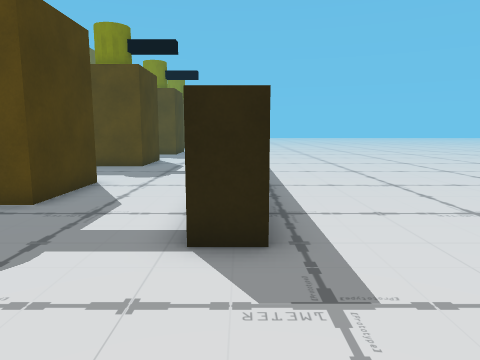
[1] (above)

22 first-person views from a walk through a scene from a Unity 3-D project. The camera is 1.4 m above the floor, tilts 8° down and sees 70° across. The floor is counted in squares, 1 m on a side. Each view is taken from the middle of a square. On the plan, view 1 faces up. The plan holds only what a view shows up to about 15 squares ahead; the rest is blank. The place goes on beyond the plan.

[2]
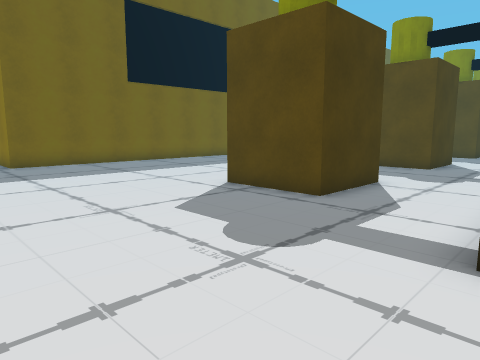

[3]
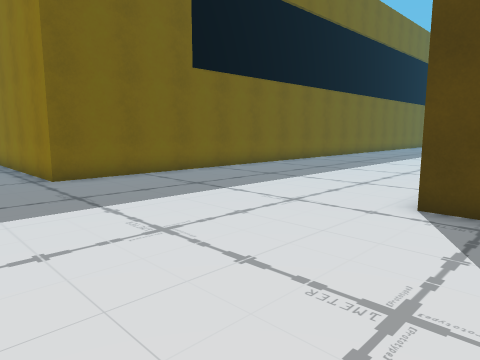

[4]
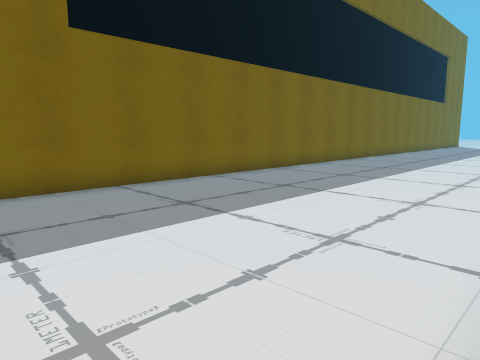

[5]
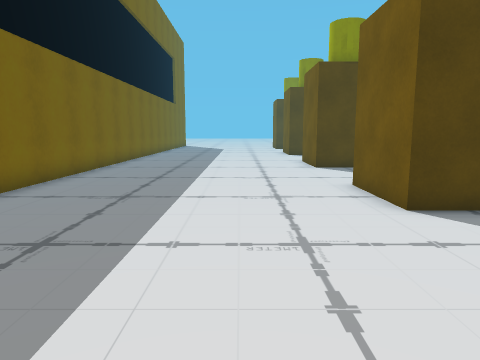

[6]
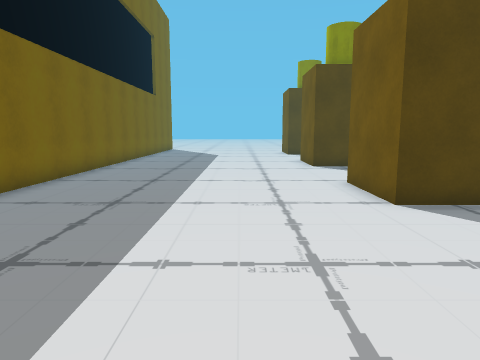

[7]
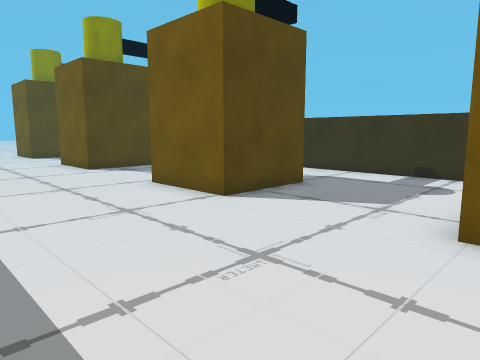

[8]
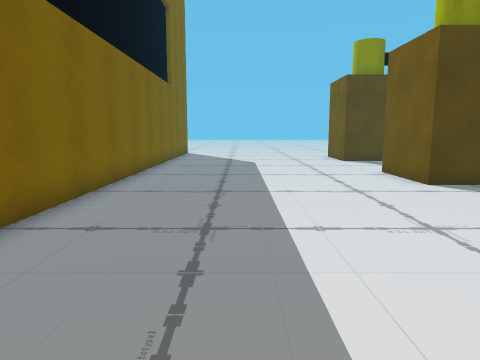

[9]
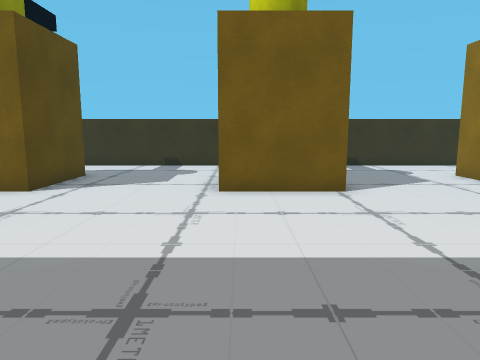

[10]
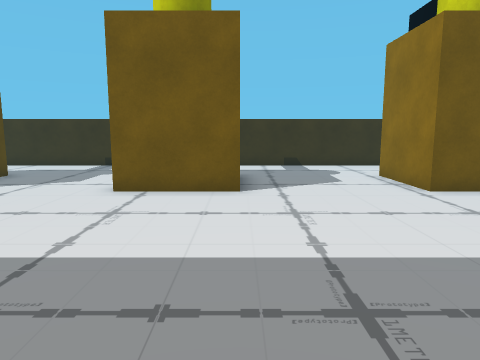

[11]
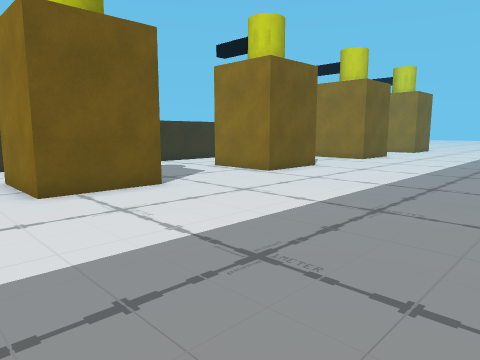

[12]
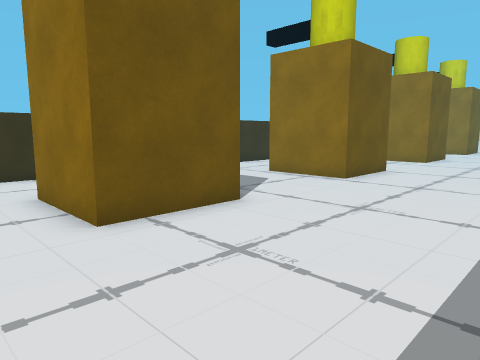

[13]
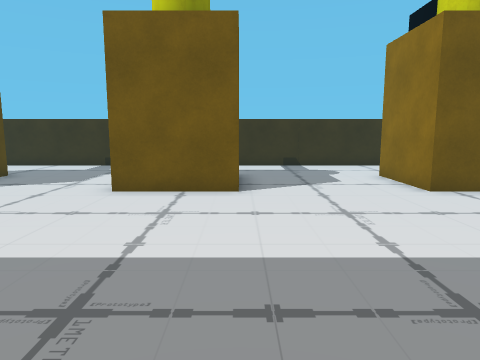

[14]
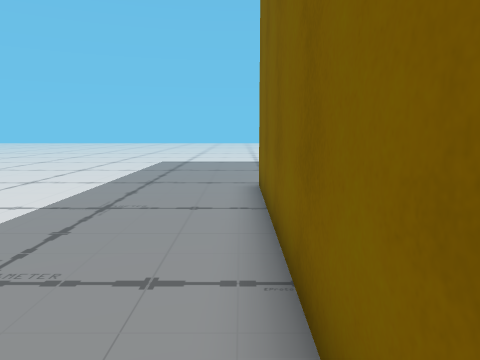

[15]
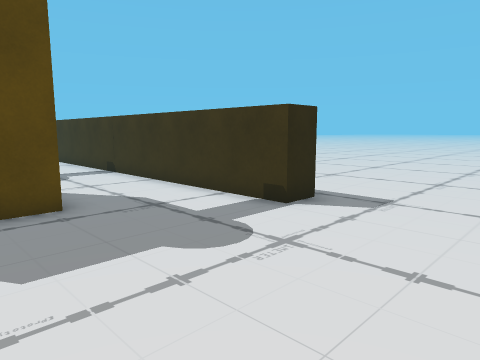

[16]
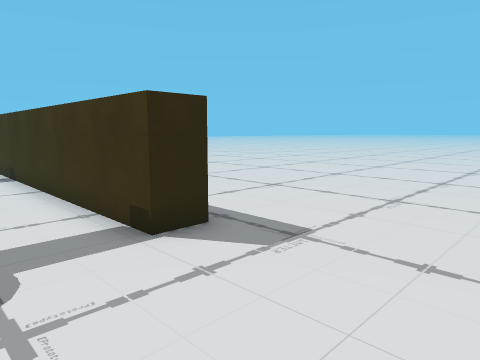

[17]
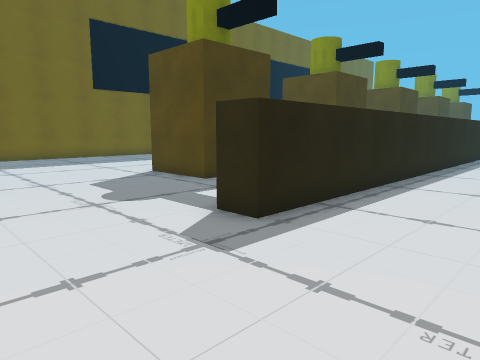

[18]
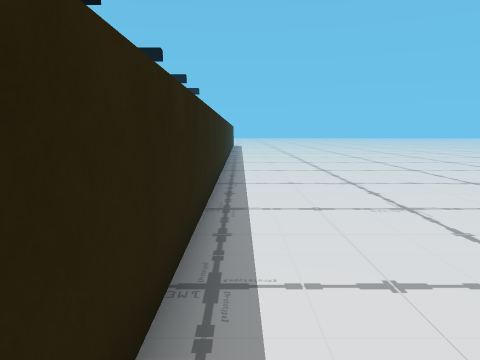

[19]
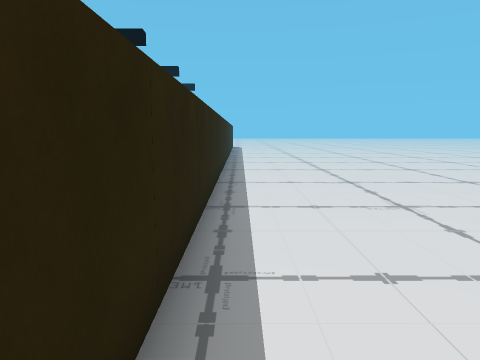

[20]
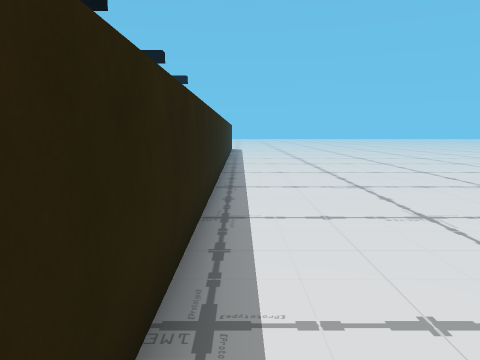

[21]
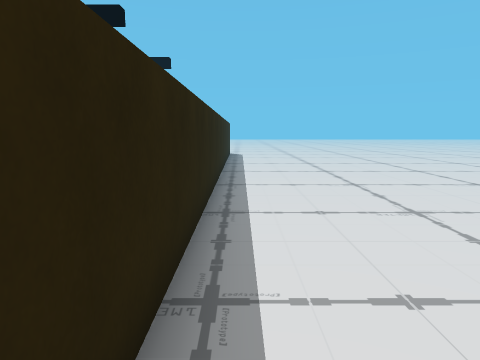

[22]
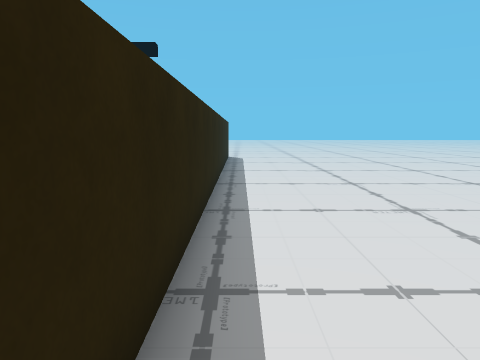

### Floor plan
Points are (right, up) in squares from view 1. A wall is a line through its corners. A room is listed if a view was taken in it or the views show most of it. See-through windows are left out.
Room 1 (views 1, 2, 3, 4, 5, 6, 7, 8, 9, 10, 11, 12, 13, 14, 15, 16, 17, 18, 19, 20, 21, 22)
walls: (-5.1, 17) (-4, 17) (-4, 14) (-7, 14) (-7, 17.1); (-3.9, 21.5) (-7, 21.5) (-7, 24.5) (-4, 24.5); (-7, 8.2) (-7, 9.5) (-4, 9.5) (-4, 6.5) (-7, 6.5); (-4, 29) (-7, 29) (-7, 32) (-4, 32); (0.4, 34.5) (0.4, 4) (-0.6, 4) (-0.6, 32.1); (-15.5, 34.5) (-15.5, 3) (-22.2, 3)

Where each view was taken, in squares from view 1:
view 1: 0 up, 0 right, facing up
view 2: 0 up, 0 right, facing up-left
view 3: 0 up, 5 left, facing up-left
view 4: 5 up, 7 left, facing up-left
view 5: 8 up, 10 left, facing up
view 6: 15 up, 10 left, facing up
view 7: 16 up, 12 left, facing up-right
view 8: 20 up, 12 left, facing up
view 9: 24 up, 15 left, facing right
view 10: 29 up, 15 left, facing right
view 11: 34 up, 15 left, facing down-right
view 12: 34 up, 12 left, facing down-right
view 13: 14 up, 15 left, facing right
view 14: 12 up, 15 left, facing down
view 15: 0 up, 6 left, facing up-right
view 16: 0 up, 3 left, facing up-right
view 17: 0 up, 4 right, facing up-left
view 18: 6 up, 1 right, facing up
view 19: 9 up, 1 right, facing up
view 20: 13 up, 1 right, facing up
view 21: 19 up, 1 right, facing up
view 22: 22 up, 1 right, facing up
